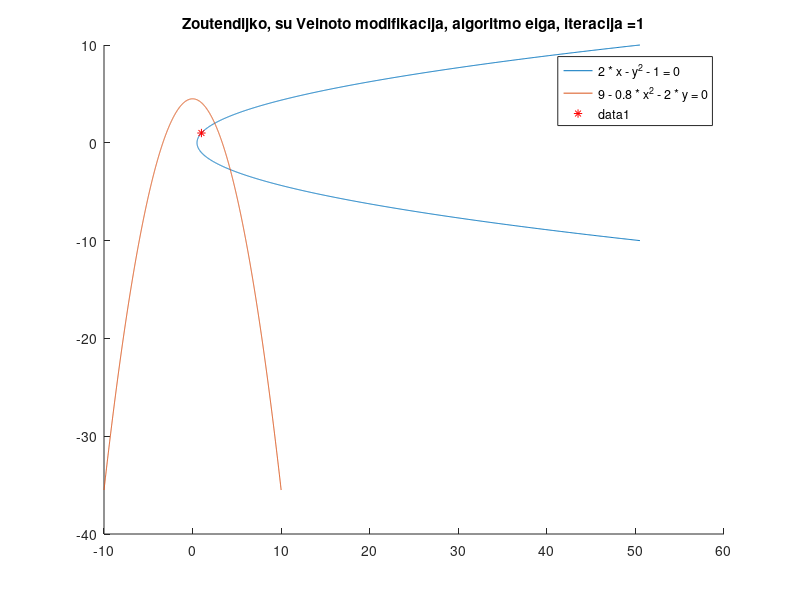

Write the MATLAB code that produced this figure. (Note: this script raises an error after producing the figure.)
clear all;
close all;

x = -10:0.01:10;

% plotting boundaries
% Y1 = sqrt(2.*x - 1);
Y2 = (9 - 0.8*(x.^2)) ./ 2;


figure

hold on
plot((x.^2 + 1) / 2, x); % pirmas constraint
plot(x, Y2);

legend('2 * x - y^2 - 1 = 0', '9 - 0.8 * x^2 - 2 * y = 0');
% Find a feasible direction of descent for:
% f(x,y) = (x-3)^2 + (y-3)^2
% g1(x,y) = 2*x - (y)^2   - 1        >= 0
% g2(x,y) = 9 - 0.8 * (x)^2 - 2*y >= 0
% Is pradziu aktyvus yra tik g1, tai ji ir naudosim
% starting point X0 = [0.5,0]
% 
% Find x that minimizes f = -1t + 0d1 + 0d2
%
% subject to
% 1t - 10d1 + 2d2 <= 0
% 1t - 2d1 + 8d2 <= 0
% -1 <= d1 <= 1; -1 <= d2 <= 1.
% 

% startying point
X = [1, 1];
plot(X(1), X(2), 'r*');

EPS = 1e-8;
STEP = 0.005;


% Move right until some boundary is hit

%

DISPLAY_ITER = 1;
str =strcat('Zoutendijko, su Veinoto modifikacija, algoritmo eiga, iteracija =  ', int2str(DISPLAY_ITER));
title(str);
for i = 1:20
    f = [-1; 0; 0];
    % Ziurim kuris constrainas yra active
    
    % Tariam, kad jau esam boundary
    [gfx, gfy] = grad_f(X);
    [ggx1, ggy1] = grad_g1(X);
    [ggx2, ggy2] = grad_g2(X);
    
    g1_eval = g1(X);
    g2_eval = g2(X);
    
    A =  [1 gfx  gfy; 
          1 -ggx1 -ggy1; 
          1 -ggx2 -ggy2];
    b = [0; g1_eval; g2_eval];
    lb = [-1; -1; -1];
    ub = [1000; 1; 1];

    [x,fval,exitflag,output,lambda] = linprog(f,A,b,[],[],lb,ub);
    % Display vectors at the beggining
    
    [gradFX, gradFY] = grad_f(X);
    [gradGX, gradGY] = grad_g1(X);
    [gradGX2, gradGY2] = grad_g2(X);
    
    norm1 = max(1,100*norm(grad_f(X)));
    norm2 = max(1,100*norm(grad_g1(X)));
    norm3 = max(1,100*norm(grad_g2(X)));
    norm4 = max(1,100*norm([x(2),x(3)]));

    if i == DISPLAY_ITER
        quiver(X(1), X(2), gradFX / norm1, gradFY / norm1, 'r');
        if(g1(X) < g2(X))
            quiver(X(1), X(2), gradGX / norm2, gradGY / norm2, 'g');
        else
            quiver(X(1), X(2), gradGX2 / norm3 , gradGY2 / norm3, 'g');
        end
    end
    oldPnt = X;
    while -1
        % Check constraints
        D(1) = X(1) + (STEP) * x(2);
        D(2) = X(2) + (STEP) * x(3);
        
        if(g1(D) < -0.0 || g2(D) < -0.0) 
            fprintf('Breaking @ %d - iter\n', j);
            break;
        end
        X = D;
    end
    if(i == DISPLAY_ITER)
       pl = plot([oldPnt(1), X(1)], [oldPnt(2) , X(2)], '-O','LineWidth',3, 'color', 'black');

    else
       pl = plot([oldPnt(1), X(1)], [oldPnt(2) , X(2)], '--','LineWidth',1, 'color', 'black');
       pl.Color=[0,0,0, 0.14];
    end
end

legend('2 * x - y^2 - 1 = 0', '9 - 0.8 * x^2 - 2 * y = 0');
xlabel('x');
ylabel('y');
zz = (X(1) - 3)^2 + (X(2) - 3)^2
